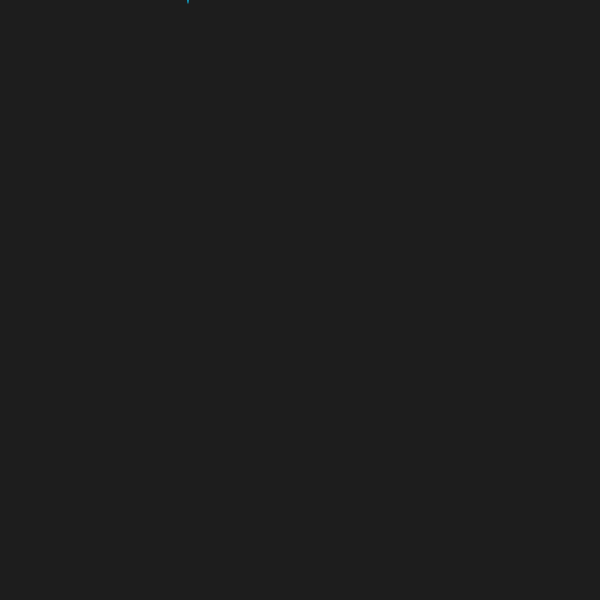
Frame 1 (no input)
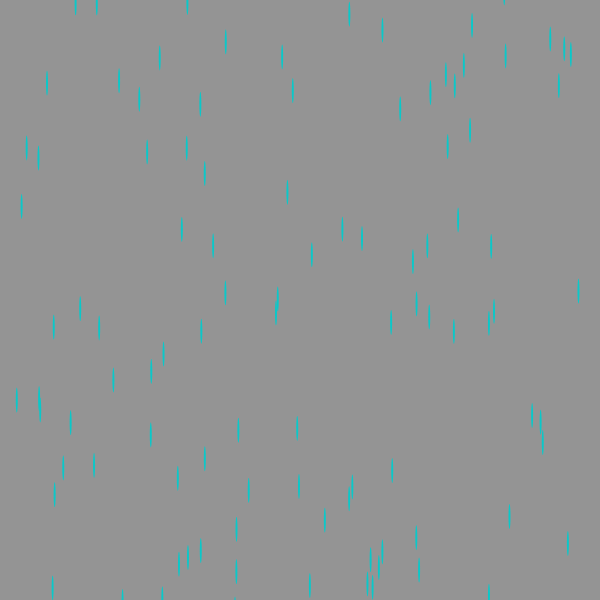
Frame 60 (the mouse pressed at the canvas centre just before this capture)
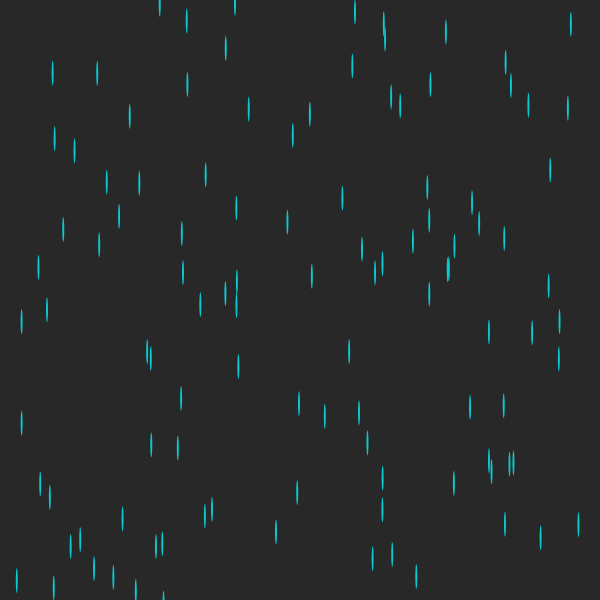
Frame 120 (the mouse held since frame 60 and released just before this capture)

The Processing sketch that drew these frames (run headless with seeded random() and noise(); from frame 60 on, the mouse is pressed at the canvas centre):

// Processing sketch: processing_163471
// ── processing_163471.pde

int ballCount=150;
float[] circleX = new float [ballCount];
float[] circleY = new float [ballCount];
float gravity;
float[] speedY = new float[ballCount];
float diam=25;
 
void setup() {
  size(600, 600);
 
  for (int i=0; i<ballCount; i++) {
    circleX[i]=random(diam/2, width-diam/2);
    circleY[i]=random(-1000, 0);
    speedY[i]=25;
  }
 
  gravity=1;
}
 
void draw() {
   
  
  float brightness = map(sin(frameCount/3),-1, 1, 1, 2);
  background(150*brightness/random(1,10));
   
  noStroke();
  fill(10, 200, random(200, 255));
  for (int i=0; i<ballCount; i++) {
    circleY[i] += speedY[i];
    speedY[i] += gravity;
    ellipse(circleX[i], circleY[i], 2, diam);
 
    if (circleY[i]>height) {
      circleY[i]=random(-500, 0);
      gravity=0;
       
    }
  }
}
